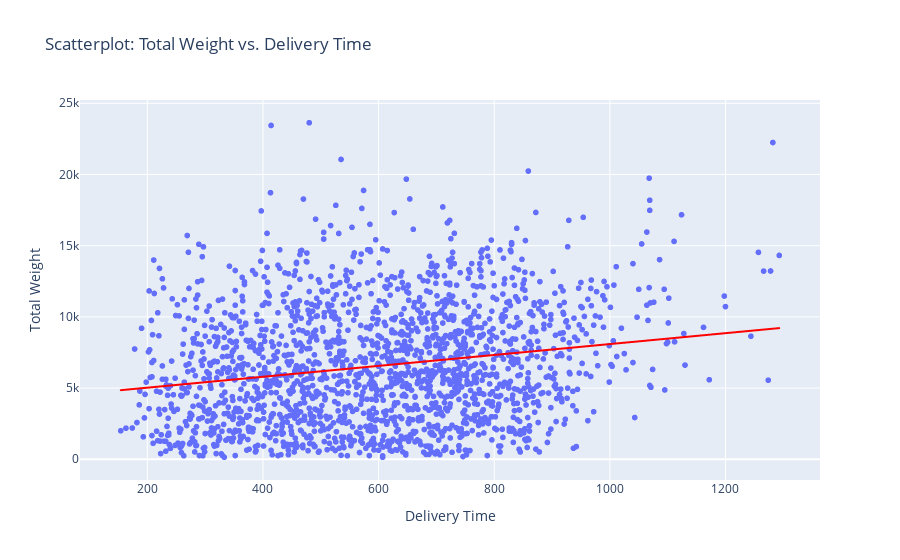

Notebook cell for this chart:
### Code cell
fig = px.scatter(merged_df, x='total_delivery_time', y='total_weight', 
                 labels={'total_delivery_time': 'Delivery Time', 'total_weight': 'Total Weight'},
                 title='Scatterplot: Total Weight vs. Delivery Time',
                 trendline='ols',
                 trendline_color_override='red')
fig.show()

### Figure 1 — Plotly figure (JSON) as saved in the notebook; plotly's stock layout.template omitted (floating-point values rounded to 4 significant figures; data arrays with more than 128 entries replaced by an {"elided": "..."} marker saying what was removed)
{"data": [{"hovertemplate": "Delivery Time=%{x}<br>Total Weight=%{y}<extra></extra>", "legendgroup": "", "marker": {"color": "#636efa", "symbol": "circle"}, "mode": "markers", "name": "", "showlegend": false, "type": "scattergl", "x": {"elided": "1954 int values"}, "xaxis": "x", "y": {"elided": "1954 int values"}, "yaxis": "y"}, {"hovertemplate": "<b>OLS trendline</b><br>total_weight = 3.82788 * total_delivery_time + 4260.73<br>R<sup>2</sup>=0.039532<br><br>Delivery Time=%{x}<br>Total Weight=%{y} <b>(trend)</b><extra></extra>", "legendgroup": "", "line": {"color": "red"}, "marker": {"color": "#636efa", "symbol": "circle"}, "mode": "lines", "name": "", "showlegend": false, "type": "scattergl", "x": {"elided": "1954 int values"}, "xaxis": "x", "y": {"elided": "1954 float values"}, "yaxis": "y"}], "layout": {"legend": {"tracegroupgap": 0}, "title": {"text": "Scatterplot: Total Weight vs. Delivery Time"}, "xaxis": {"anchor": "y", "domain": [0, 1], "title": {"text": "Delivery Time"}}, "yaxis": {"anchor": "x", "domain": [0, 1], "title": {"text": "Total Weight"}}}}
